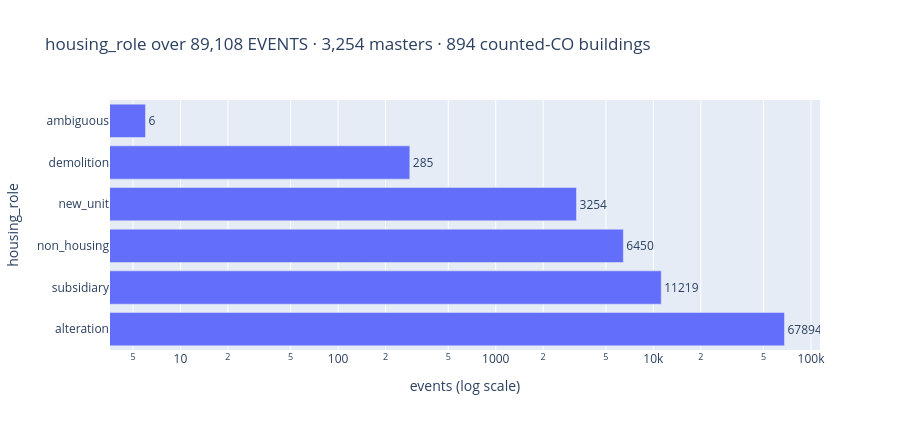

The notebook cell saved with this chart:
### Markdown cell above
### VIZ 1 — housing_role distribution (the subject)
**What it shows.** How JN-C labeled every event — `alteration` dominates, then subsidiary / ambiguous /
new_unit / demolition / non_housing. Log scale (alteration dwarfs the rest). Derives live from
`event_classifications GROUP BY`, and overlays the **count grain** (master+finaled+new_unit) so the
events-vs-buildings gap is concrete.

### Code cell
import sqlite3, os
import plotly.graph_objects as go
DBP=str(DB_PATH)   # the SAME parameterized target this notebook classified (was a hardcoded live path)
con=sqlite3.connect(f'file:{DBP}?mode=ro',uri=True)   # READ-ONLY — viz never writes
dist=con.execute("SELECT housing_role,COUNT(*) FROM event_classifications GROUP BY 1 ORDER BY 2 DESC").fetchall()
masters=con.execute("SELECT COUNT(*) FROM event_classifications WHERE is_master=1").fetchone()[0]
counted=con.execute("SELECT COUNT(*) FROM events e JOIN event_classifications c ON c.event_id=e.event_id "
  "WHERE e.event_type_code='permit_finaled' AND c.housing_role='new_unit' AND c.is_master=1 AND COALESCE(c.net_units,0)>0").fetchone()[0]
roles=[r for r,_ in dist]; vals=[c for _,c in dist]
fig=go.Figure(go.Bar(x=vals, y=roles, orientation='h', text=vals, textposition='outside'))
fig.update_layout(title=f'housing_role over {sum(vals):,} EVENTS · {masters:,} masters · {counted:,} counted-CO buildings',
   xaxis_type='log', xaxis_title='events (log scale)', yaxis_title='housing_role', height=430)
fig.show()
print(f'events={sum(vals):,}  masters={masters:,}  counted-CO={counted:,}')

### Figure 1 — Plotly figure (JSON) as saved in the notebook; plotly's stock layout.template omitted (floating-point values rounded to 4 significant figures)
{"data": [{"orientation": "h", "text": ["67894", "11219", "6450", "3254", "285", "6"], "textposition": "outside", "type": "bar", "x": [67894, 11219, 6450, 3254, 285, 6], "y": ["alteration", "subsidiary", "non_housing", "new_unit", "demolition", "ambiguous"]}], "layout": {"height": 430, "title": {"text": "housing_role over 89,108 EVENTS · 3,254 masters · 894 counted-CO buildings"}, "xaxis": {"title": {"text": "events (log scale)"}, "type": "log"}, "yaxis": {"title": {"text": "housing_role"}}}}
